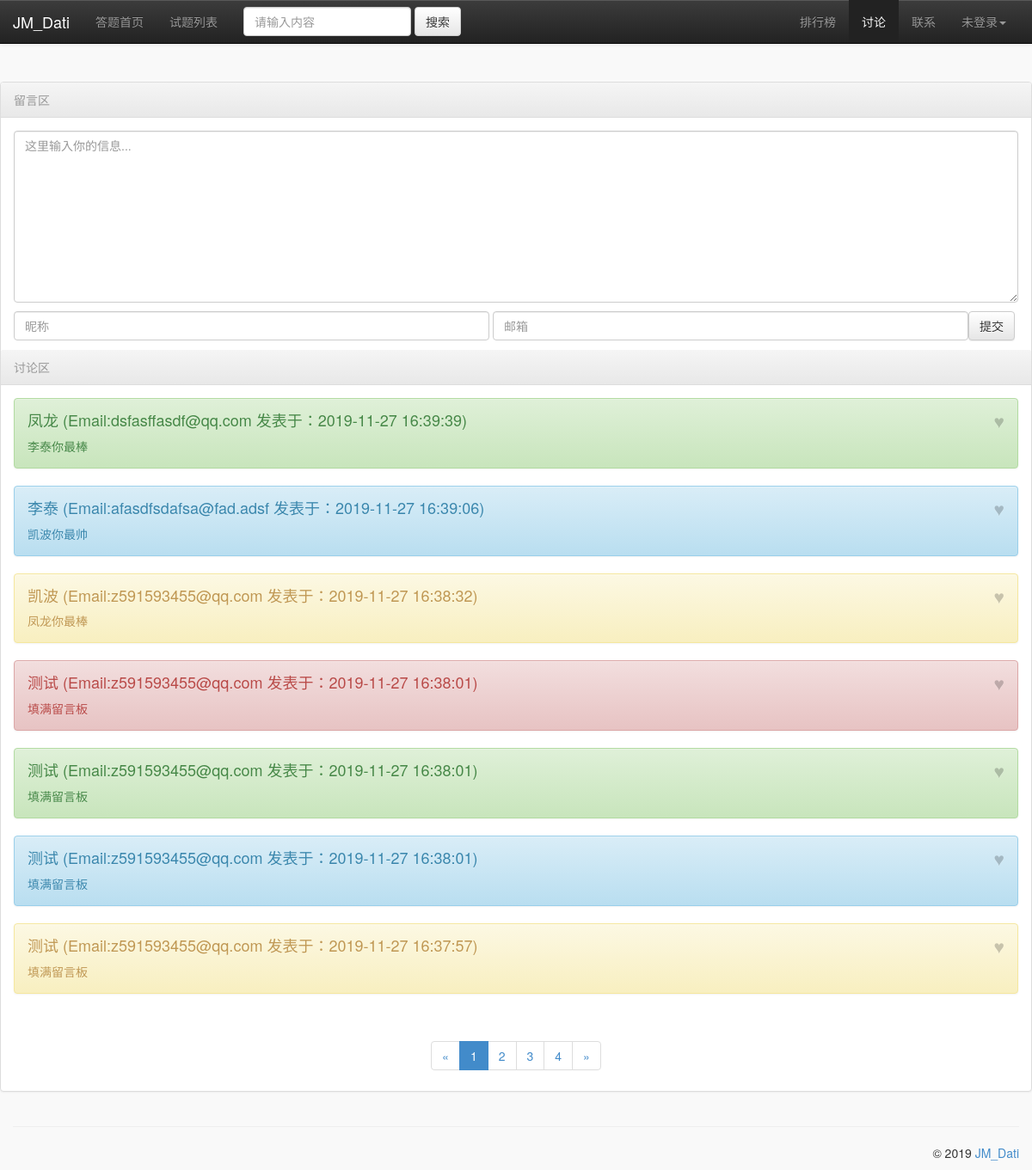
Screenshot of /taolun.php with the database file from the repository.
### tables this page shows
CREATE TABLE `taolun` (
  `tlid` int(10) unsigned NOT NULL AUTO_INCREMENT,
  `user` varchar(255) DEFAULT NULL,
  `text` varchar(255) DEFAULT NULL,
  `email` varchar(255) DEFAULT NULL,
  `time` datetime DEFAULT NULL,
  PRIMARY KEY (`tlid`)
);

### config.php (called while the page is built, shortened)
<?php
	$Kai_title = 'JM_Dati';
	$Kai_foot = 'JM_Dati';
	$cookie=isset($_COOKIE["user"])?$_COOKIE["user"]:NULL;
	$deng='';
	if($cookie!=NULL){
	    $dluser=$cookie;
	    if($dluser=='admin'){
	    	$deng="<li><a href=\"admin\">后台管理</a></li>";
	    }
	    $deng.="<li><a href=\"login1.php?tuichu=1\">退出登录</a></li>";
	}else{
	    $dluser="未登录";
	}
?>

### taolun.php (the view, shortened to what this page needs)
<?php
require 'config.php';
$page=isset($_GET['page'])?$_GET['page']:NULL;
$size = 7;
if($page==NULL)$page=1;
$sql="select count(user) count from taolun";
$result=mysqli_query($link,$sql);
$qqq=mysqli_fetch_array($result);
$kaishi=($page-1)*$size;
$sumpage=ceil(($qqq['count']/$size));
$x=1;
$pagea='';
while ($x<=$sumpage) {
	$pagea.='<li class="';
	if($x==$page){
		$pagea.='active';
	}
	$pagea.='"><a href="taolun.php?page='.$x.'">'.$x.'</a></li>';
	$x++;
}
$sql="select user,text,email,time from taolun order by tlid desc LIMIT $kaishi,$size";
$result=mysqli_query($link,$sql);
$x=1;
$html='';
while ($rows=mysqli_fetch_assoc($result)) {
	$html.='<div class="';
	if($x%4==1)$html.='alert alert-success';
    if($x%4==2)$html.='alert alert-info';
    if($x%4==3)$html.='alert alert-warning';
    if($x%4==0)$html.='alert alert-danger';
	$html.='"><div class="close" >&hearts;</div>';
	$html.='<h4>'.$rows['user'].' (Email:'.$rows['email'].' 发表于：'.$rows['time'].')'.'</h4>';
	$html.=$rows['text'].'</div>';
	++$x;
}
 ?>
<!DOCTYPE html>
<html>
    <head>
        <link href="css/bootstrap.min.css" rel="stylesheet" media="screen">
        <link href="css/bootstrap-theme.min.css" rel="stylesheet" media="screen">
        <link href="css/bootstrap-admin-theme.css" rel="stylesheet" media="screen">
        <link href="vendors/easypiechart/jquery.easy-pie-chart.css" rel="stylesheet" media="screen">
        <link href="vendors/easypiechart/jquery.easy-pie-chart_custom.css" rel="stylesheet" media="screen">
    </head>
    <body class="bootstrap-admin-with-small-navbar">
    <nav class="navbar navbar-default navbar-inverse navbar-fixed-top " role="navigation">
    <div class="container">
        <div class="row">
          <div class="navbar-header">
            <a class="navbar-brand" href="#"><?php echo $Kai_title; ?></a>
          </div>
          <div class="collapse navbar-collapse" id="bs-example-navbar-collapse-1">
            <ul class="nav navbar-nav">
              <li ><a href="index.php">答题首页</a></li>
              <li ><a href="stlb.php">试题列表</a></li>
            </ul>
            <form class="navbar-form navbar-left" role="search">
              <div class="form-group">
                <input type="text" class="form-control" placeholder="请输入内容">
              </div>
              <button type="submit" class="btn btn-default">搜索</button>
            </form>
            <ul class="nav navbar-nav navbar-right">
            <li ><a href="tables.php">排行榜</a></li>
              <li class="active"><a href="taolun.php">讨论</a></li>
              <li><a href="about.php">联系</a></li>
              <li class="dropdown">
                <a href="#" class="dropdown-toggle" data-toggle="dropdown"><?php echo $dluser; ?><b class="caret"></b></a>
              </li>
      </ul>
      </div>
      </div>
      </div>
    </nav>
        <div class="container">
            <div class="row">
                    <div class="row">
                        <div class="panel panel-default">
                            <div class="panel-heading">
                                <div class="text-muted bootstrap-admin-box-title">留言区</div>
                            </div>
                            <div class="bootstrap-admin-panel-content">
					            <form method="post" action="taolun.php" >
                                	<textarea id="bootstrap-editor" class="form-control" placeholder="这里输入你的信息..." style="height: 200px " name="text"></textarea>
                                	<div>
                                	<ul class="nav navbar-nav">
										<li ><input class="form-control" name="user" placeholder="昵称"  style="width: 553px"></li>
										<li>&nbsp;</li>
										<li ><input class="form-control" name="email" placeholder="邮箱"  style="width: 553px" type="email"></li>
										<li><button class="btn btn-default" type="submit">提交</button></li>
                                	</ul>
                                	</div>
									<p>&nbsp;</p>
								</form >
                            </div>
                            <div class="panel-heading">
                                <div class="text-muted bootstrap-admin-box-title">讨论区</div>
                            </div>
                            <div class="bootstrap-admin-panel-content">
                                <?php echo $html; ?>
                            </div>
                            <div class="pagination-container" align="center">
                                <ul class="pagination">
                                    <li><a href="taolun.php?page=1">&laquo;</a></li>
                                    <?php echo $pagea; ?>
                                    <li><a href="taolun.php?page=<?php echo $sumpage;  ?>">&raquo;</a></li>
                                </ul>
                            </div>
                    	</div>
                    </div>
            </div>
            <div class="row">
                <hr>
                <footer role="contentinfo">
                    <p>&copy; 2019 <a href="#" target="_blank"><?php echo $Kai_foot; ?></a></p>
                </footer>
            </div>
        </div>
    </body>
</html>

### rows the page displays
taolun: user "凤龙", email "dsfasffasdf@qq.com", time "2019-11-27 16:39:39", text "李泰你最棒"
taolun: user "李泰", email "afasdfsdafsa@fad.adsf", time "2019-11-27 16:39:06", text "凯波你最帅"
taolun: user "凯波", email "z591593455@qq.com", time "2019-11-27 16:38:32", text "凤龙你最棒"
taolun: user "测试", email "z591593455@qq.com", time "2019-11-27 16:38:01", text "填满留言板"
taolun: user "测试", email "z591593455@qq.com", time "2019-11-27 16:38:01", text "填满留言板"
taolun: user "测试", email "z591593455@qq.com", time "2019-11-27 16:38:01", text "填满留言板"
taolun: user "测试", email "z591593455@qq.com", time "2019-11-27 16:37:57", text "填满留言板"

### other values shown
$Kai_title "JM_Dati"
$dluser "未登录"
$Kai_foot "JM_Dati"
